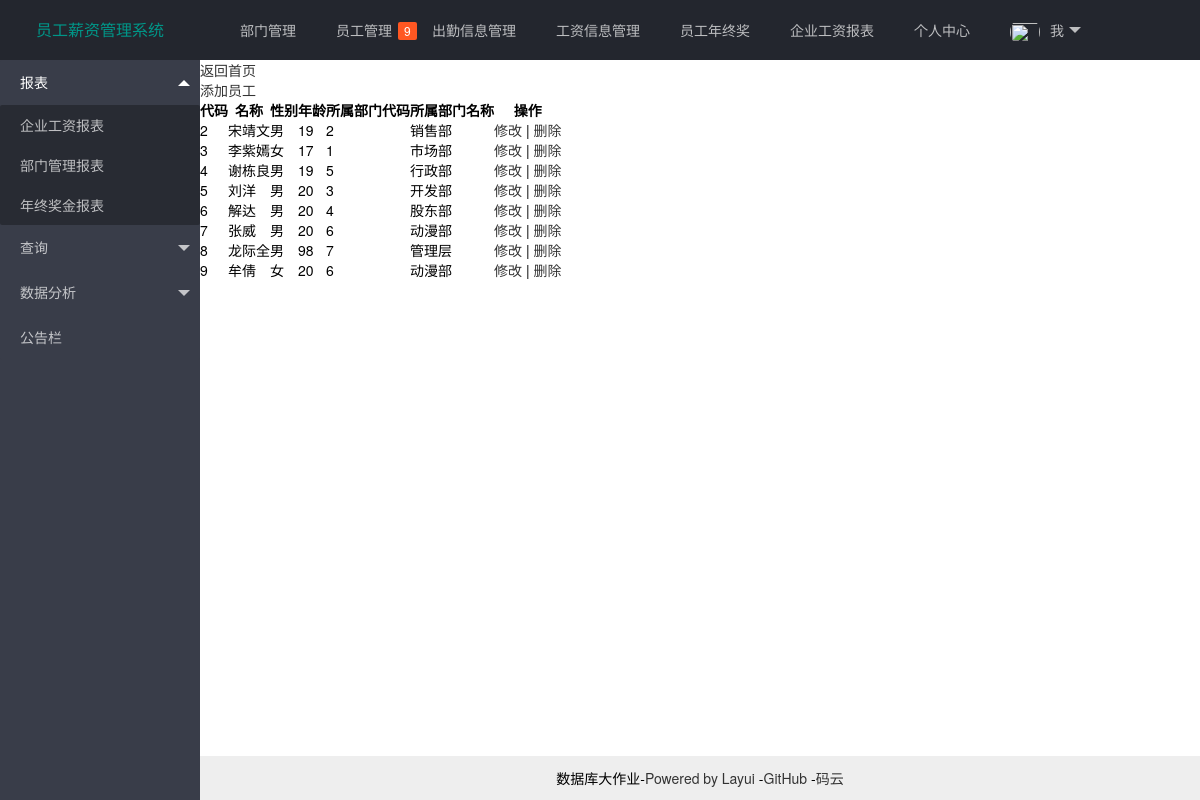
/wms/staff, run on the app's committed database.
### wms/models.py (models this page shows, shortened)
class TStaff(models.Model):
    scode = models.AutoField(primary_key = True)
    sname = models.CharField(max_length = 20, blank = False)
    sgender = models.CharField(max_length = 2)
    sage = models.IntegerField()
    dcode = models.ForeignKey(TDepartment, on_delete = models.PROTECT)

class TDepartment(models.Model):
    dcode = models.AutoField(primary_key = True)
    dname = models.CharField(max_length = 20, blank = False)
    minimum_wage = models.DecimalField(max_digits = 12, decimal_places = 3)
    dnumber = models.IntegerField() # 部门人数

### wms/views.py (the view)
# urls.py: path('staff', views.staff, name = 'staff'),
def staff(request):
    t_staff = TStaff.objects.all()
    return render(request, 'wms/staff.html', {'staff': t_staff})

### wms/templates/wms/staff.html (shortened to what this page needs)
{% extends "wms/base.html" %}
{% block content %}
<div>
    <a href="/wms/index">返回首页</a><br />
    <a href="/wms/staff-create">添加员工</a><br />
</div>
<div>
    <table>
        <thead>
        <tr>
            <th>代码</th>
            <th>名称</th>
            <th>性别</th>
            <th>年龄</th>
            <th>所属部门代码</th>
            <th>所属部门名称</th>
            <th>操作</th>
        </tr>
        </thead>
        <tbody>
        {% for each_s in staff %}
        <tr>
            <td>{{each_s.scode}}</td>
            <td>{{each_s.sname}}</td>
            <td>{{each_s.sgender}}</td>
            <td>{{each_s.sage}}</td>
            <td>{{each_s.dcode.dcode}}</td>
            <td>{{each_s.dcode.dname}}</td>
            <td>
                <a href="/wms/staff-update?wms_scode={{each_s.scode}}">修改</a>
                |
                <a href="/wms/staff-delete?wms_scode={{each_s.scode}}">删除</a>
            </td>
        </tr>
        {% endfor %}
        </tbody>
    </table>
</div>
{% endblock %}

### wms/static/wms/layui/css/layui.css (style rules this page uses)
blockquote,body,button,dd,div,dl,dt,form,h1,h2,h3,h4,h5,h6,input,li,ol,p,pre,td,textarea,th,ul { margin:0;padding:0;-webkit-tap-highlight-color:rgba(0,0,0,0) }
table { border-collapse:collapse;border-spacing:0 }
body { line-height:24px;font:14px Helvetica Neue,Helvetica,PingFang SC,Tahoma,Arial,sans-serif }
a { color:#333;text-decoration:none }
.layui-layout-body { overflow:hidden }

### data on the page
TStaff: scode "2", sname "宋靖文", sgender "男", sage "19", dcode.dcode "2", dcode.dname "销售部"
TStaff: scode "3", sname "李紫嫣", sgender "女", sage "17", dcode.dcode "1", dcode.dname "市场部"
TStaff: scode "4", sname "谢栋良", sgender "男", sage "19", dcode.dcode "5", dcode.dname "行政部"
TStaff: scode "5", sname "刘洋", sgender "男", sage "20", dcode.dcode "3", dcode.dname "开发部"
TStaff: scode "6", sname "解达", sgender "男", sage "20", dcode.dcode "4", dcode.dname "股东部"
TStaff: scode "7", sname "张威", sgender "男", sage "20", dcode.dcode "6", dcode.dname "动漫部"
TStaff: scode "8", sname "龙际全", sgender "男", sage "98", dcode.dcode "7", dcode.dname "管理层"
TStaff: scode "9", sname "牟倩", sgender "女", sage "20", dcode.dcode "6", dcode.dname "动漫部"
